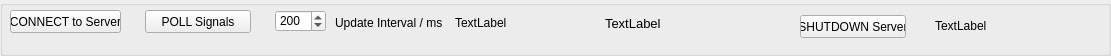
         <widget class="QGroupBox" name="groupBox">
          <property name="minimumSize">
           <size>
            <width>1000</width>
            <height>50</height>
           </size>
          </property>
          <property name="title">
           <string/>
          </property>
          <widget class="QLabel" name="label_datetime">
           <property name="geometry">
            <rect>
             <x>605</x>
             <y>15</y>
             <width>211</width>
             <height>16</height>
            </rect>
           </property>
           <property name="font">
            <font>
             <pointsize>10</pointsize>
            </font>
           </property>
           <property name="text">
            <string>TextLabel</string>
           </property>
          </widget>
          <widget class="QPushButton" name="pushButton_ConnectToServer">
           <property name="geometry">
            <rect>
             <x>10</x>
             <y>10</y>
             <width>111</width>
             <height>23</height>
            </rect>
           </property>
           <property name="text">
            <string>CONNECT to Server</string>
           </property>
          </widget>
          <widget class="QPushButton" name="pushButton_CloseServer">
           <property name="geometry">
            <rect>
             <x>800</x>
             <y>15</y>
             <width>106</width>
             <height>23</height>
            </rect>
           </property>
           <property name="text">
            <string>SHUTDOWN Server</string>
           </property>
          </widget>
          <widget class="QPushButton" name="pushButton_PollSignals">
           <property name="geometry">
            <rect>
             <x>145</x>
             <y>10</y>
             <width>106</width>
             <height>23</height>
            </rect>
           </property>
           <property name="text">
            <string>POLL Signals</string>
           </property>
          </widget>
          <widget class="QSpinBox" name="spinBox_PollInterval">
           <property name="geometry">
            <rect>
             <x>275</x>
             <y>10</y>
             <width>51</width>
             <height>22</height>
            </rect>
           </property>
           <property name="maximum">
            <number>10000</number>
           </property>
           <property name="value">
            <number>200</number>
           </property>
          </widget>
          <widget class="QLabel" name="label_3">
           <property name="geometry">
            <rect>
             <x>335</x>
             <y>15</y>
             <width>111</width>
             <height>16</height>
            </rect>
           </property>
           <property name="text">
            <string>Update Interval / ms</string>
           </property>
          </widget>
          <widget class="QLabel" name="label_cpu_usage">
           <property name="geometry">
            <rect>
             <x>455</x>
             <y>15</y>
             <width>106</width>
             <height>16</height>
            </rect>
           </property>
           <property name="text">
            <string>TextLabel</string>
           </property>
          </widget>
          <widget class="QLabel" name="label_logo_fh">
           <property name="geometry">
            <rect>
             <x>935</x>
             <y>5</y>
             <width>167</width>
             <height>42</height>
            </rect>
           </property>
           <property name="text">
            <string>TextLabel</string>
           </property>
          </widget>
         </widget>
